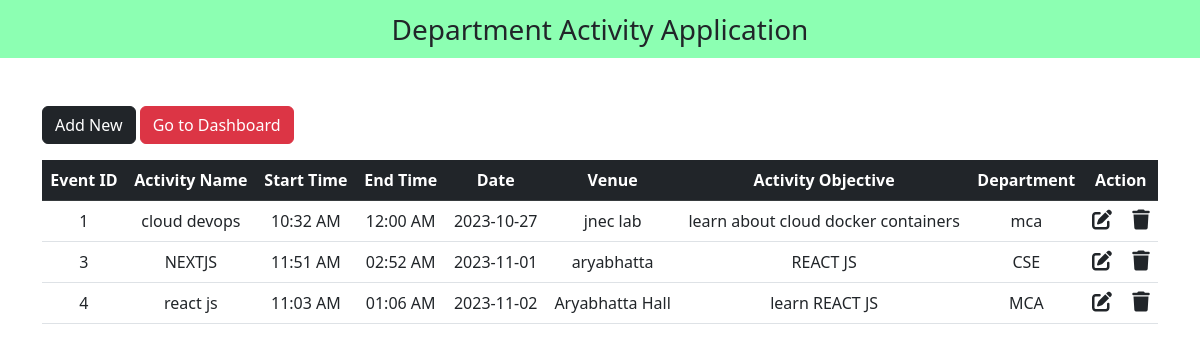
Page /activity.php on the committed database.
### tables this page shows
CREATE TABLE `cruds` (
  `event_id` int(11) NOT NULL,
  `activity_name` varchar(255) NOT NULL,
  `start_time` time NOT NULL,
  `end_time` time NOT NULL,
  `event_date` date NOT NULL,
  `venue` varchar(255) NOT NULL,
  `activity_objective` text DEFAULT NULL,
  `department` varchar(255) NOT NULL
);

### activity.php (the view, shortened to what this page needs)
<?php
include "dbcon.php";
?>
<!DOCTYPE html>
<html lang="en">
<head>
  <link href="https://cdn.jsdelivr.net/npm/bootstrap@5.2.3/dist/css/bootstrap.min.css" rel="stylesheet">
  <link rel="stylesheet" href="https://cdnjs.cloudflare.com/ajax/libs/font-awesome/6.4.0/css/all.min.css" />
</head>
<body>
  <nav class="navbar navbar-light justify-content-center fs-3 mb-5" style="background-color: #00ff5573;">
    Department Activity Application
  </nav>
  <div class="container">
    <a href="add-new.php" class="btn btn-dark mb-3">Add New</a>
    <a href="dashboard.php" class="btn btn-danger mb-3">Go to Dashboard</a>
    <table class="table table-hover text-center">
      <thead class="table-dark">
        <tr>
          <th scope="col">Event ID</th>
          <th scope="col">Activity Name</th>
          <th scope="col">Start Time</th>
          <th scope="col">End Time</th>
          <th scope="col">Date</th>
          <th scope="col">Venue</th>
          <th scope="col">Activity Objective</th>
          <th scope="col">Department</th>
          <th scope="col">Action</th>
        </tr>
      </thead>
      <tbody>
        <?php
        $sql = "SELECT * FROM `cruds`";
        $result = mysqli_query($conn, $sql);
        while ($row = mysqli_fetch_assoc($result)) {
        ?>
          <tr>
            <td><?php echo $row["event_id"] ?></td>
            <td><?php echo $row["activity_name"] ?></td>
            <td><?php echo $start_time = date('h:i A', strtotime($row['start_time'])) ?></td>
            <td><?php echo $end_time = date('h:i A', strtotime($row['end_time'])); ?></td>
            <td><?php echo $row ["event_date"] ?></td>
            <td><?php echo $row["venue"] ?></td>
            <td><?php echo $row["activity_objective"] ?></td>
            <td><?php echo $row["department"] ?></td>
            <td>
              <a href="edit.php?id=<?php echo $row["event_id"] ?>" class="link-dark"><i class="fa-solid fa-pen-to-square fs-5 me-3"></i></a>
              <a href="delete.php?id=<?php echo $row["event_id"] ?>" class="link-dark"><i class="fa-solid fa-trash fs-5"></i></a>
            </td>
          </tr>
        <?php
        }
        ?>
      </tbody>
    </table>
  </div>
</body>
</html>

### rows in the picture
cruds: event_id "1", activity_name "cloud devops", start_time "10:32 AM", end_time "12:00 AM", event_date "2023-10-27", venue "jnec lab", activity_objective "learn about cloud docker containers", department "mca"
cruds: event_id "3", activity_name "NEXTJS", start_time "11:51 AM", end_time "02:52 AM", event_date "2023-11-01", venue "aryabhatta", activity_objective "REACT JS", department "CSE"
cruds: event_id "4", activity_name "react js", start_time "11:03 AM", end_time "01:06 AM", event_date "2023-11-02", venue "Aryabhatta Hall", activity_objective "learn REACT JS", department "MCA"
